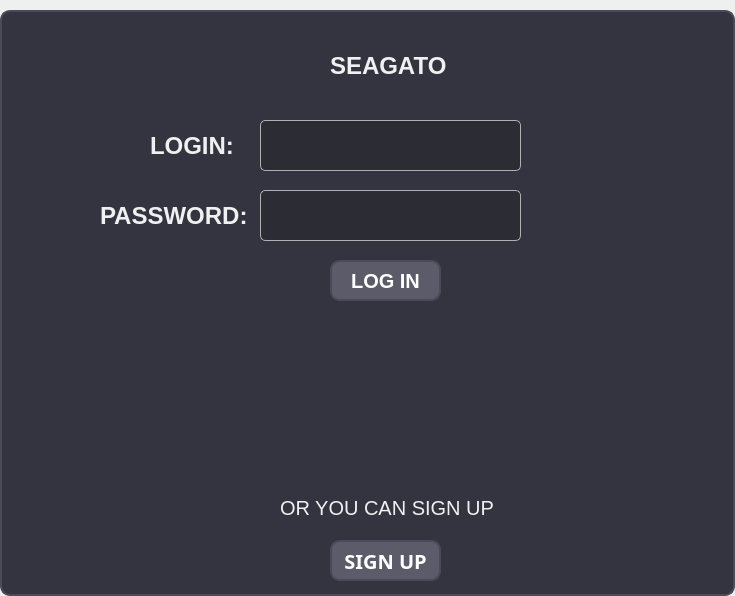
<?xml version="1.0" encoding="UTF-8"?>
<ui version="4.0">
 <class>Login</class>
 <widget class="QWidget" name="Login">
  <property name="geometry">
   <rect>
    <x>0</x>
    <y>0</y>
    <width>735</width>
    <height>596</height>
   </rect>
  </property>
  <property name="windowTitle">
   <string>SEAGATO</string>
  </property>
  <property name="windowIcon">
   <iconset>
    <normaloff>../../../../../Downloads/poop.png</normaloff>../../../../../Downloads/poop.png</iconset>
  </property>
  <widget class="QGroupBox" name="groupBox">
   <property name="geometry">
    <rect>
     <x>0</x>
     <y>0</y>
     <width>735</width>
     <height>596</height>
    </rect>
   </property>
   <property name="styleSheet">
    <string notr="true">
     QGroupBox {
         background-color: #343340;
         border: 2px solid #4B4A5A;
         border-radius: 10px;
         margin-top: 10px;
     }
     QLabel {
         color: #F0F0F0;
     }
     QLineEdit {
         border: 1px solid #B0B0B0;
         border-radius: 5px;
         padding: 10px;
         color: white;
         background-color: #2C2C34;
     }
     QPushButton {
         background-color: #5C5B6A;
         color: white;
         border: 2px solid #4B4A5A;
         border-radius: 10px;
         padding: 10px;
     }
     QPushButton:hover {
         background-color: #6C6B7A;
     }
    </string>
   </property>
   <property name="title">
    <string/>
   </property>
   <widget class="QLabel" name="label">
    <property name="geometry">
     <rect>
      <x>150</x>
      <y>120</y>
      <width>100</width>
      <height>51</height>
     </rect>
    </property>
    <property name="font">
     <font>
      <pointsize>18</pointsize>
      <weight>75</weight>
      <bold>true</bold>
     </font>
    </property>
    <property name="text">
     <string>LOGIN:</string>
    </property>
   </widget>
   <widget class="QLabel" name="label_2">
    <property name="geometry">
     <rect>
      <x>100</x>
      <y>190</y>
      <width>171</width>
      <height>51</height>
     </rect>
    </property>
    <property name="font">
     <font>
      <pointsize>18</pointsize>
      <weight>75</weight>
      <bold>true</bold>
     </font>
    </property>
    <property name="text">
     <string>PASSWORD:</string>
    </property>
   </widget>
   <widget class="QLineEdit" name="lineEdit_LOGIN">
    <property name="geometry">
     <rect>
      <x>260</x>
      <y>120</y>
      <width>261</width>
      <height>51</height>
     </rect>
    </property>
    <property name="font">
     <font>
      <pointsize>14</pointsize>
     </font>
    </property>
   </widget>
   <widget class="QLineEdit" name="lineEdit_PASSWORD">
    <property name="geometry">
     <rect>
      <x>260</x>
      <y>190</y>
      <width>261</width>
      <height>51</height>
     </rect>
    </property>
    <property name="font">
     <font>
      <pointsize>14</pointsize>
     </font>
    </property>
    <property name="echoMode">
     <enum>QLineEdit::Password</enum>
    </property>
   </widget>
   <widget class="QPushButton" name="pushButton_logIn">
    <property name="geometry">
     <rect>
      <x>330</x>
      <y>260</y>
      <width>111</width>
      <height>41</height>
     </rect>
    </property>
    <property name="font">
     <font>
      <pointsize>15</pointsize>
      <weight>75</weight>
      <bold>true</bold>
     </font>
    </property>
    <property name="text">
     <string>LOG IN</string>
    </property>
   </widget>
   <widget class="QLabel" name="label_3">
    <property name="geometry">
     <rect>
      <x>280</x>
      <y>500</y>
      <width>231</width>
      <height>16</height>
     </rect>
    </property>
    <property name="font">
     <font>
      <pointsize>15</pointsize>
     </font>
    </property>
    <property name="text">
     <string>OR YOU CAN SIGN UP</string>
    </property>
   </widget>
   <widget class="QPushButton" name="pushButton_signUp">
    <property name="geometry">
     <rect>
      <x>330</x>
      <y>540</y>
      <width>111</width>
      <height>41</height>
     </rect>
    </property>
    <property name="font">
     <font>
      <family>Droid Sans</family>
      <pointsize>15</pointsize>
      <weight>75</weight>
      <bold>true</bold>
     </font>
    </property>
    <property name="text">
     <string>SIGN UP</string>
    </property>
   </widget>
   <widget class="QLabel" name="label_4">
    <property name="geometry">
     <rect>
      <x>330</x>
      <y>40</y>
      <width>121</width>
      <height>51</height>
     </rect>
    </property>
    <property name="font">
     <font>
      <pointsize>18</pointsize>
      <weight>75</weight>
      <bold>true</bold>
     </font>
    </property>
    <property name="text">
     <string>SEAGATO</string>
    </property>
   </widget>
  </widget>
 </widget>
 <resources/>
 <connections/>
</ui>
